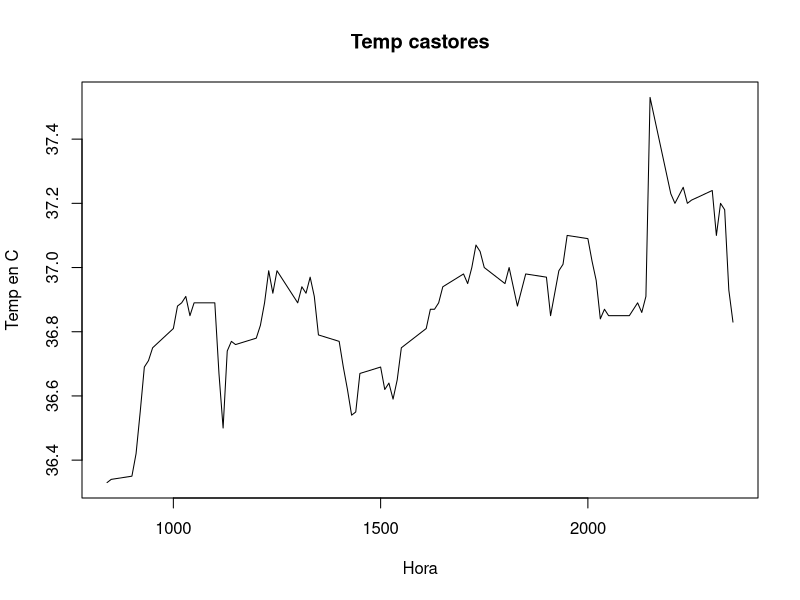
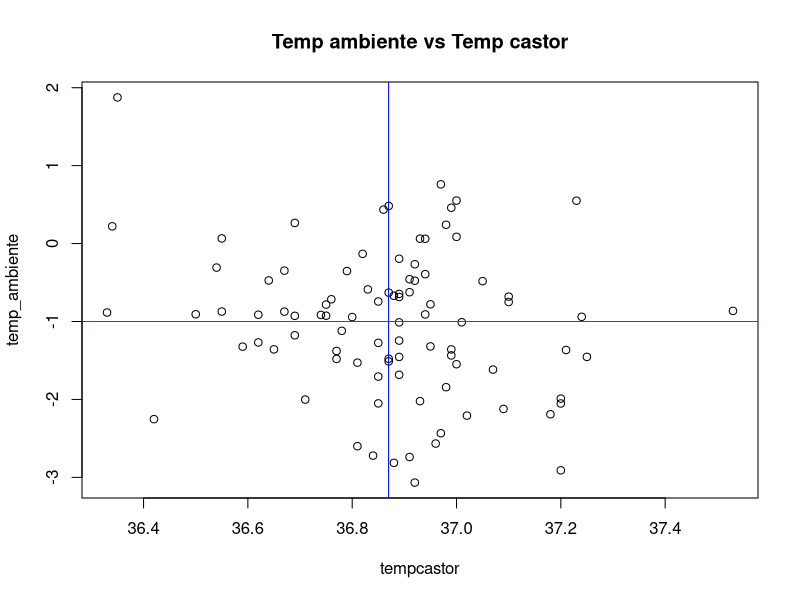

Write the R code that produced these figures, in order.
## ---- chunk 1
knitr::opts_chunk$set(echo = TRUE)
## ---- chunk 2
knitr::kable(summary(beaver1)
             )
nrow(beaver1)
## ---- chunk 3
d_beaver1 <- beaver1[beaver1$day == 346, ]
## ---- chunk 4
table(d_beaver1$activ)
## ---- chunk 5
n_beaver1 <- d_beaver1[d_beaver1$time > 500, ]
# hay un corte en la secuencia de los datos, entonces solo se usaron a partir de las 500h
plot(n_beaver1$time, n_beaver1$temp, type = "l", main = "Temp castores", xlab = "Hora", ylab = "Temp en C")
## ---- chunk 6
temp_ambiente <- rnorm(nrow(n_beaver1), -1, 1)
## ---- chunk 7
set.seed(6543)
tempcastor <- sample(n_beaver1$temp)


plot(tempcastor, temp_ambiente, main = "Temp ambiente vs Temp castor")
abline(v = mean(n_beaver1$temp), col = "blue")
abline(h = -1, col = "red")

